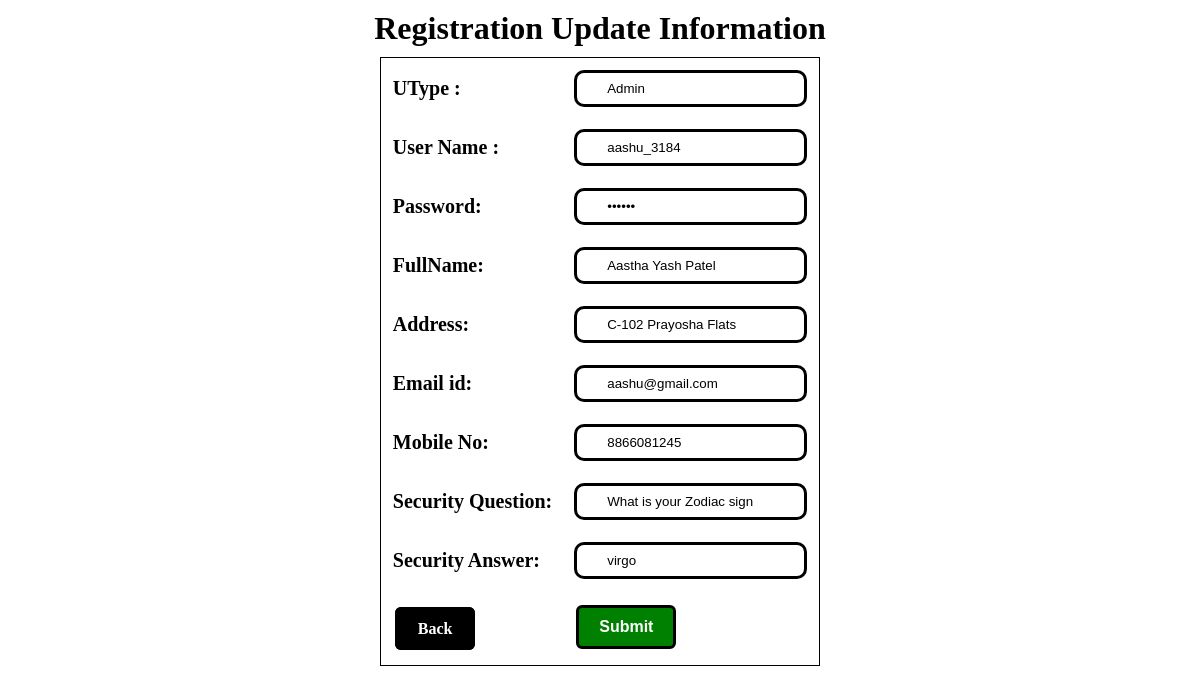
The page /RegistrationEditDetails.php?UName=aashu_3184 on the database its author committed.
### tables this page shows
CREATE TABLE IF NOT EXISTS `registration` (
  `UType` varchar(5) NOT NULL,
  `UName` varchar(15) NOT NULL,
  `UPass` varchar(50) NOT NULL,
  `Ufname` varchar(50) NOT NULL,
  `UAddr` varchar(50) NOT NULL,
  `UEmail` varchar(50) NOT NULL,
  `UPhone` bigint(20) NOT NULL,
  `USecQue` varchar(50) NOT NULL,
  `USecAns` varchar(50) NOT NULL,
  PRIMARY KEY (`UEmail`),
  KEY `UType` (`UType`),
  KEY `UType_2` (`UType`)
);

### RegistrationEditDetails.php (the view, shortened to what this page needs)
<!DOCTYPE HTML>
<html>
<head>
</head>
<body>
<center>
<h1 class="impact" style="color: black; text-align: center; margin: 10px">
        <b>Registration Update Information</b>
      </h1>
      <form method="Post" action="RegistrationUpdate.php" name="registration" onsubmit="return validate();">
<table align="center" cellpadding="10" bgcolor="white" style="border:1px solid black" bordercolor="#D7DF01">
<?php
$Username=$_REQUEST['UName'];
$con=mysql_connect("localhost","root","");
$sql="select * from registration where UName='$Username'";
$result=mysql_query($sql,$con);
while($row=mysql_fetch_array($result))
{
    $D1=$row['UType'];
    $D2=$row['UName'];
    $D3=$row['UPass'];
    $D4=$row['Ufname'];
    $D5=$row['UAddr'];
    $D6=$row['UEmail'];
    $D7=$row['UPhone'];
    $D8=$row['USecQue'];
    $D9=$row['USecAns'];
}
?>
<tr>
<td>UType :</td>
<td><input type="text" name="D1" value="<?php echo $D1;?>"/></td>
</tr>
<tr>
<td>User Name :</td>
<td><input type="text" name="D2" value="<?php echo $D2;?>"/></td>
</tr>
<tr>
<td>Password:</td>
<td><input type="password" name="D3" value="<?php echo $D3;?>"/></td>
</tr>
<tr>
<td>FullName:</td>
<td><input type="text" name="D4" value="<?php echo $D4;?>"/></td>
</tr>
<tr>
<td>Address:</td>
<td><input type="text" name="D5" value="<?php echo $D5;?>"/></td>
</tr>
<tr>
<td>Email id:</td>
<td><input type="email" name="D6" value="<?php echo $D6;?>"/></td>
</tr>
<tr>
<td>Mobile No:</td>
<td><input type="number" name="D7" value="<?php echo $D7;?>"/></td>
</tr>
<tr>
<td>Security Question:</td>
<td><input type="text" name="D8" value="<?php echo $D8;?>"/></td>
</tr>
<tr>
<td>Security Answer:</td>
<td><input type="text" name="D9" value="<?php echo $D9;?>"/></td>
</tr>
<tr>
<td>
  <a href="RegistrationEdit.php" class="back">Back</a>
</td>
<td>
<input class="button" type="submit" name="Submit" value="Submit"/></td>
</tr>
	</table>
</form>
</center>
</body>
</html>

### RegistrationEditDetails.php (style rules this page uses)
.button { background-color: green; color: white; padding: 10px 20px; text-align: center; border: solid; border-color: black; border-radius: 6px; text-decoration: none; display: inline-block; font-size: 16px; font-weight: bold; margin: 4px 2px; cursor: pointer; }
input { padding-left: 30px; padding-right: 20px; padding-top: 8px; padding-bottom: 8px; border-radius: 10px; border: solid; }
td { font-weight: bold; color: black; font-size: 20px; }
.back { color: white; background-color: black; font-size: 16px; font-weight: bold; padding: 10px 20px; border: solid; border-color: black; border-radius: 6px; margin: 4px 2px; cursor: pointer; text-decoration: none; }

### rows shown on the page
registration: D1 "Admin", D2 "aashu_3184", D4 "Aastha Yash Patel", D5 "C-102 Prayosha Flats", D6 "aashu@gmail.com", D7 "8866081245", D8 "What is your Zodiac sign", D9 "virgo"
